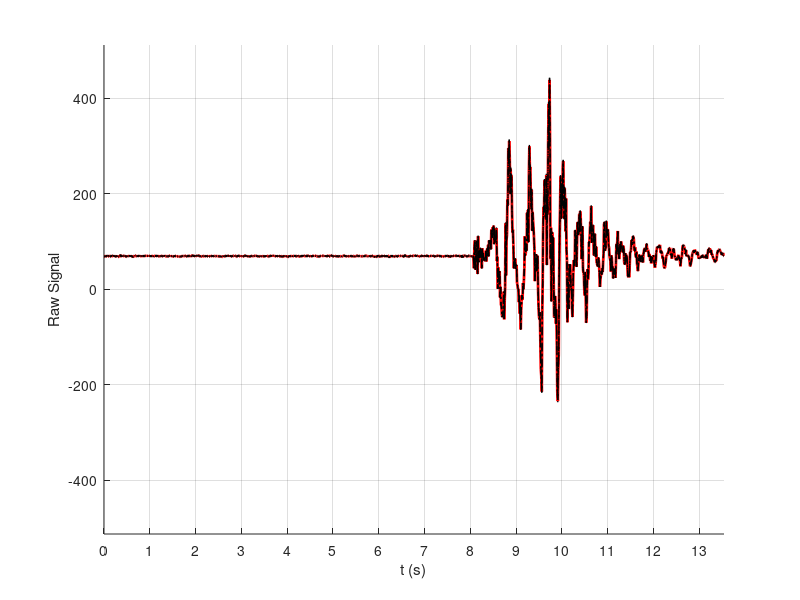
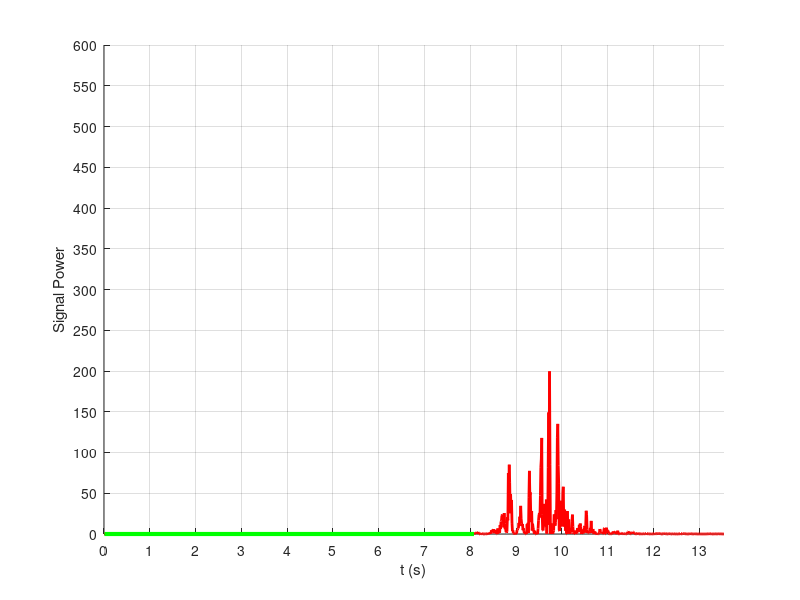

These figures' MATLAB source, in order:
%/*
%  FILE: accel_analysis.m
%  VERSION: 1.0.0
%  TEST DATE: 4 March 2023
%  DATE: 4 March 2023
%  PROJECT: Distributed Fence Monitor Capstone
%  AUTHORS: Briellyn Braithwaite
%  DESCRIPTION:
%*/

%% Load Data

close all
load('accel_2.mat') % gets 'databuf' variable

% test circumstances: 6 mph winds
% test 3: lucas hops fence like pro
% test 4: jack holding it still (inside job)
% test 5: shake
% test 6: lucas runs into fence
% test 7: the rhino test (insane run and slam)
% test 8: shaking 2 panels away
% test 9: 5 panels away, simulating attempt to climb
%%
% ADXL configuration
% ( from datasheet )
% SENS     LSB PER G
%   2       256
%   4       128
%   8       64
%   16      32
lsb_per_g_map = [0 256 0 128 0 0 0 64 0 0 0 0 0 0 0 32];
adxl_sens = 2; % range in +- g
adxl_adc_bits = 10; % 10

Fs = 100;

adxl_lsbs_per_g = lsb_per_g_map(adxl_sens);
lower_raw_limit = -1*2^adxl_adc_bits / 2;
upper_raw_limit = -1*lower_raw_limit-1;

g = 9.81;


%% Plots
t = 0:(1/Fs):length(databuf.x)/Fs;
t = t(1:length(databuf.x));

figure, hold on
grid on
plot(t, databuf.z, 'r', 'linewidth', 2);
% Plot 'error'
plot(t, databuf.z * 1.01, 'k-.', 'linewidth', 1);
plot(t, databuf.z * 0.99, 'k-.', 'linewidth', 1);

xlabel('t (s)')
ylabel('Raw Signal')
xlim([0 t(end)])
ylim([lower_raw_limit upper_raw_limit])
xticks(0:1:floor(t(end)))

% scan through increments. if the greatest difference is less
% than a threshold difference, in m/s2,
% then average the increment and set that as the quiescent level
% (will be run on embedded hardware in the future)

figure, hold on

% Scale the variables to m/s^2
z = g * databuf.z / adxl_lsbs_per_g;

inc_size_sec = 1;

thresh = 8 * g /  adxl_lsbs_per_g;
% 5: very tight
% 6: tight
% 8: regular
% 12: lax

found_quiet = 0;
for dx = 1:ceil(inc_size_sec*Fs):floor(t(end)*Fs)
    dx_end = dx + inc_size_sec*Fs;
    d_examine = z(dx:dx_end);
    if abs(diff([max(d_examine), min(d_examine)])) < thresh
        found_quiet = 1;
        break
    end
end

m = mean(z(dx:dx_end));

% expand the endpoint (for visualization purposes):
while abs(diff([z(dx_end), m])) < thresh/2
    dx_end = dx_end + 1;
end
if found_quiet
    m = mean(z(dx:dx_end));
    z = z - m;
end

z_pow = z.^2;

grid on
plot(t, z_pow, 'r', 'linewidth', 2);
xlabel('t (s)')
ylabel('Signal Power')
xlim([0 t(end)])
ylim([0 600])
xticks(0:1:floor(t(end)))
yticks(0:50:600)

if found_quiet
plot([dx/Fs dx_end/Fs], [0 0], 'g', 'linewidth',3)
end
